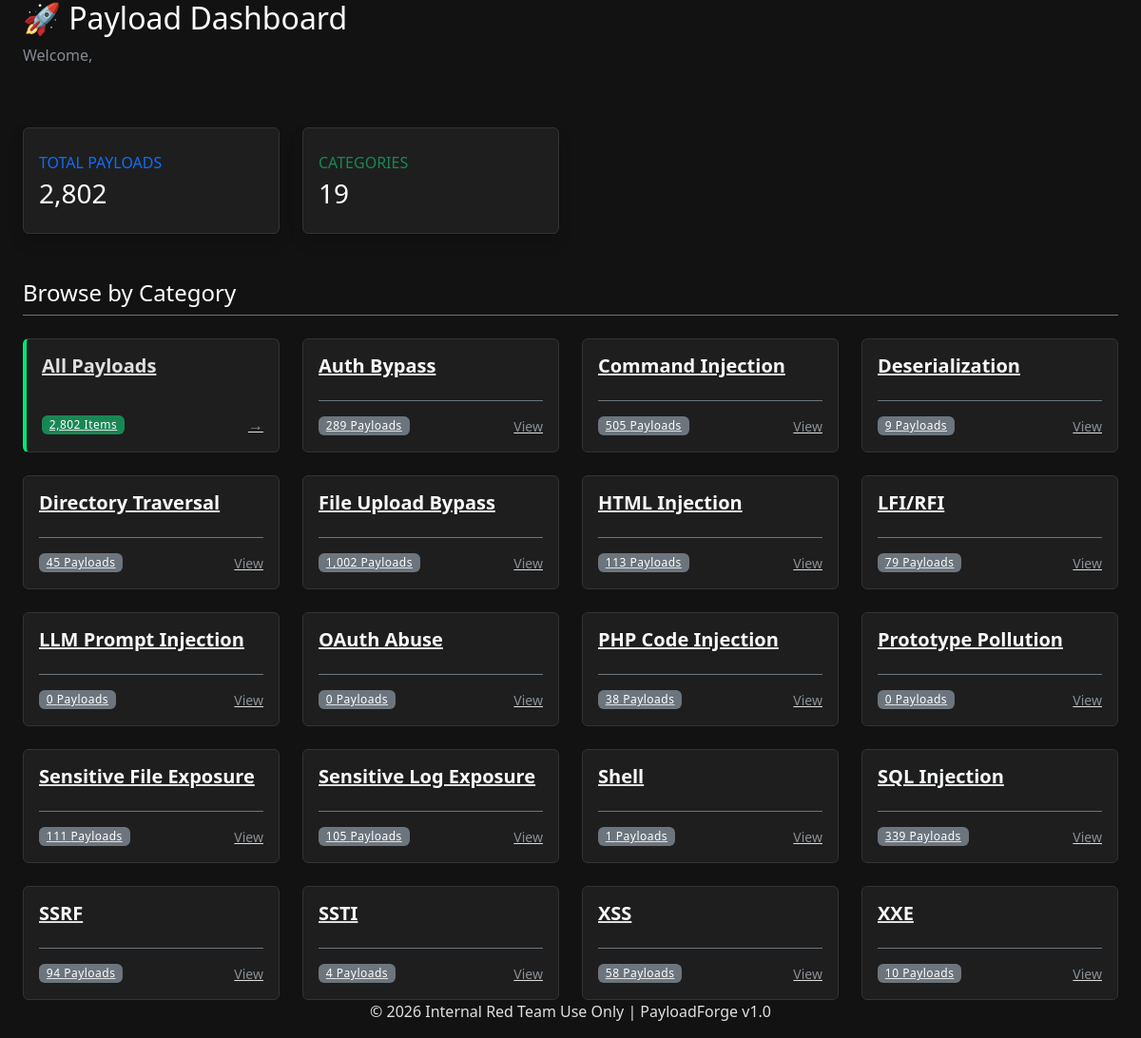
The page / on the database its author committed.
### tables this page shows
CREATE TABLE `categories` (
  `id` int(11) NOT NULL AUTO_INCREMENT,
  `name` varchar(100) NOT NULL,
  PRIMARY KEY (`id`),
  UNIQUE KEY `name` (`name`)
);

### index.php (the view, shortened to what this page needs)
<?php
include 'includes/header.php';
try {
    $sql = "SELECT c.id, c.name, COUNT(p.id) as payload_count
            FROM categories c
            LEFT JOIN payloads p ON c.id = p.category_id
            GROUP BY c.id
            ORDER BY c.name ASC";
    $stmt = $pdo->query($sql);
    $categories = $stmt->fetchAll();
    $totalPayloads = $pdo->query("SELECT COUNT(*) FROM payloads")->fetchColumn();
    $totalCategories = count($categories);
} catch (PDOException $e) {
    die("Database Error: " . $e->getMessage());
}
?>
<div class="main-content">
    <div class="d-flex justify-content-between align-items-center mb-5">
        <div>
            <h1 class="h2 text-white">🚀 Payload Dashboard</h1>
            <p class="text-muted">Welcome, <strong class="text-white"><?= htmlspecialchars($_SESSION['username']); ?></strong></p>
        </div>
    </div>
    <div class="row mb-5">
        <div class="col-md-6 col-xl-3">
            <div class="card shadow h-100 py-2 border-start border-4 border-primary">
                <div class="card-body">
                    <div class="text-xs font-weight-bold text-primary text-uppercase mb-1">Total Payloads</div>
                    <div class="h3 mb-0 font-weight-bold text-white"><?= number_format($totalPayloads) ?></div>
                </div>
            </div>
        </div>
        <div class="col-md-6 col-xl-3">
            <div class="card shadow h-100 py-2 border-start border-4 border-success">
                <div class="card-body">
                    <div class="text-xs font-weight-bold text-success text-uppercase mb-1">Categories</div>
                    <div class="h3 mb-0 font-weight-bold text-white"><?= $totalCategories ?></div>
                </div>
            </div>
        </div>
    </div>
    <h4 class="mb-4 text-white border-bottom border-secondary pb-2">Browse by Category</h4>
    <div class="row g-4">
        <div class="col-md-6 col-lg-4 col-xl-3">
            <a href="payload_view.php?category_id=all" class="card h-100 cat-card" style="border-left: 4px solid #00e676 !important;">
                <div class="card-body d-flex flex-column justify-content-between">
                    <h5 class="card-title fw-bold">All Payloads</h5>
                    <div class="d-flex justify-content-between align-items-center mt-3">
                        <span class="badge bg-success text-white"><?= number_format($totalPayloads) ?> Items</span>
                        <span class="text-muted">&rarr;</span>
                    </div>
                </div>
            </a>
        </div>
        <?php foreach ($categories as $cat): ?>
            <div class="col-md-6 col-lg-4 col-xl-3">
                <a href="payload_view.php?category_id=<?= $cat['id'] ?>" class="card h-100 cat-card">
                    <div class="card-body d-flex flex-column justify-content-between">
                        <h5 class="card-title fw-bold text-light"><?= htmlspecialchars($cat['name']) ?></h5>
                        <div class="d-flex justify-content-between align-items-center mt-3 border-top border-secondary pt-3">
                            <span class="badge bg-secondary"><?= number_format($cat['payload_count']) ?> Payloads</span>
                            <span class="text-muted small">View</span>
                        </div>
                    </div>
                </a>
            </div>
        <?php endforeach; ?>
    </div>
</div>
<?php include 'includes/footer.php'; ?>

### includes/header.php (shortened to what this page needs)
<!DOCTYPE html>
<html lang="en" data-bs-theme="dark">
<head>
    <link href="https://cdn.jsdelivr.net/npm/bootstrap@5.3.0/dist/css/bootstrap.min.css" rel="stylesheet">
    <link rel="stylesheet" href="https://cdn.jsdelivr.net/npm/bootstrap-icons@1.10.0/font/bootstrap-icons.css">
    <link rel="stylesheet" href="assets/style.css">
</head>
<body>
    <div class="container-fluid px-4" style="max-width: 1400px;">

### includes/footer.php (shortened to what this page needs)
</div> <footer>
     <center><p>&copy; <?= date('Y') ?> Internal Red Team Use Only | PayloadForge v1.0</p></center>
    </footer>
</body>
</html>

### assets/style.css (style rules this page uses)
:root { --bg-dark: #121212; --component-bg: #1e1e1e; --border-color: #333; --text-main: #e0e0e0; --text-muted: #a0a0a0; --primary: #2979ff; --success: #00e676; --danger: #ff5252; }
body { font-family: 'Segoe UI', system-ui, sans-serif; background-color: var(--bg-dark); color: var(--text-main); }
.card { background-color: var(--component-bg) !important; border: 1px solid var(--border-color) !important; color: var(--text-main) !important; }
.badge { font-weight: 500; letter-spacing: 0.5px; }

### rows shown on the page
categories: name "Auth Bypass", payload_count "289"
categories: name "Command Injection", payload_count "505"
categories: name "Deserialization", payload_count "9"
categories: name "Directory Traversal", payload_count "45"
categories: name "File Upload Bypass", payload_count "1,002"
categories: name "HTML Injection", payload_count "113"
categories: name "LFI/RFI", payload_count "79"
categories: name "LLM Prompt Injection", payload_count "0"
categories: name "OAuth Abuse", payload_count "0"
categories: name "PHP Code Injection", payload_count "38"
categories: name "Prototype Pollution", payload_count "0"
categories: name "Sensitive File Exposure", payload_count "111"
categories: name "Sensitive Log Exposure", payload_count "105"
categories: name "Shell", payload_count "1"
categories: name "SQL Injection", payload_count "339"
categories: name "SSRF", payload_count "94"
categories: name "SSTI", payload_count "4"
categories: name "XSS", payload_count "58"
categories: name "XXE", payload_count "10"

### other values the page prints
$totalPayloads "2,802"
$totalCategories "19"
